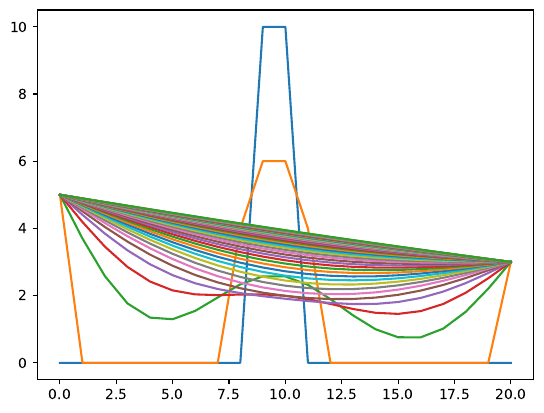

Source code (Python):
import numpy as np 
import matplotlib.pyplot as plt

N = 20
t_steps = 1000
delta_t, delta_x = .1, .5
alpha = 1

T0 = np.zeros(N+1)
T0[9:11] = 10

boundaries = (5, 3)

fig, ax = plt.subplots()

ax.plot(T0, ls = "solid")

def diffusion_step(T):
    T_new = np.zeros_like(T)
    T_new[0], T_new[-1] = boundaries
    T_new[1:-1] = T[1:-1] + alpha * delta_t / delta_x**2 * (T[:-2] - 2*T[1:-1] + T[2:])
    return T_new

T = T0

for t in range(t_steps):

    T = diffusion_step(T)

    if t % 10 == 0:
        ax.plot(T, ls = "solid")
        fig.savefig("tema7/exemplo_difusion.pdf", dpi = 300, bbox_inches = "tight")
        plt.pause(0.01)


ax.set_xlim(left = 0, right = N)

ax.set_xlabel("index")
ax.set_ylabel(r"$T$")

#fig.savefig("tema7/exemplo_difusion.pdf", dpi = 300, bbox_inches = "tight")
